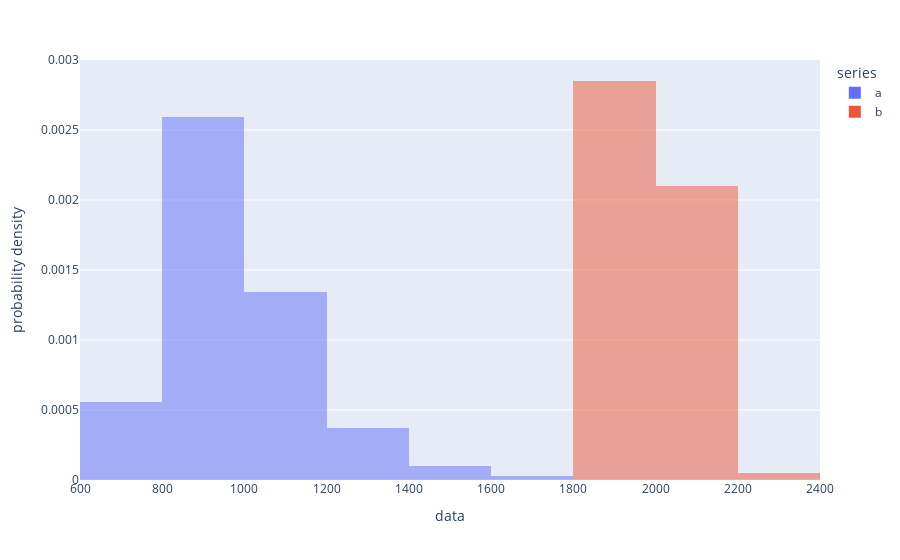

The notebook cell saved with this chart:
### Code cell
x0 = X1
# Add 1 to shift the mean of the Gaussian distribution
x1 = X2

df =pd.DataFrame(dict(
    series=np.concatenate((["a"]*len(x0), ["b"]*len(x1))), 
    data  =np.concatenate((x0,x1))
))

px.histogram(df, x="data", color="series", barmode="overlay", nbins=10, histnorm='probability density')
# px.histogram(df, x="data", color="series", barmode="overlay")

### Figure 1 — Plotly figure (JSON) as saved in the notebook; plotly's stock layout.template omitted (floating-point values rounded to 4 significant figures; data arrays with more than 128 entries replaced by an {"elided": "..."} marker saying what was removed)
{"data": [{"alignmentgroup": "True", "bingroup": "x", "histnorm": "probability density", "hovertemplate": "series=a<br>data=%{x}<br>probability density=%{y}<extra></extra>", "legendgroup": "a", "marker": {"color": "#636efa", "opacity": 0.5, "pattern": {"shape": ""}}, "name": "a", "nbinsx": 10, "offsetgroup": "a", "orientation": "v", "showlegend": true, "type": "histogram", "x": {"elided": "2316 float values"}, "xaxis": "x", "yaxis": "y"}, {"alignmentgroup": "True", "bingroup": "x", "histnorm": "probability density", "hovertemplate": "series=b<br>data=%{x}<br>probability density=%{y}<extra></extra>", "legendgroup": "b", "marker": {"color": "#EF553B", "opacity": 0.5, "pattern": {"shape": ""}}, "name": "b", "nbinsx": 10, "offsetgroup": "b", "orientation": "v", "showlegend": true, "type": "histogram", "x": [1994.0, 2027.0, 2007, 2006.0, 1991.0, 1974.0, 1977.0, 1986.0, 1992.0, 1940.0, 1937.0, 1944.0, 1994.0, 2003.0, 1990.0, 1996.0, 1985.0, 1988.0, 1991.0, 1966.0, 1914.0, 1911.0, 1934.0, 1897.0, 1957.0, 1939.0, 1961.0, 1937.0, 1984.0, 2016.0, 2055.0, 2099.0, 2050.0, 1941, 1895, 1877.0, 1842.0, 1895.0, 1926.0, 1931.0, 1924.0, 1924.0, 1951.0, 1956.0, 1974.0, 2056.0, 2042.0, 2033.0, 2060.0, 2083.0, 2068.0, 2080.0, 2008.0, 2023.0, 2061, 2144.0, 2086.0, 2102.0, 2106, 2202.0, 2176.0, 2179.0, 2191.0, 2191.0, 2182.0, 2138.0, 2109.0, 2101.0, 2055.0, 2009.0, 2082, 2062.0, 2088.0, 2047.0, 1991.0, 1995.0, 2029.0, 2003.0, 2022.0, 1993.0, 1984.0, 2003.0, 2005.0, 1982.0, 1911.0, 1932.0, 1944.0, 1932.0, 1902.0, 1901.0, 1906.0, 1904.0, 1938.0, 1989.0, 1997.0, 2024.0, 1994.0, 1959.0, 1917.0, 1920.0], "xaxis": "x", "yaxis": "y"}], "layout": {"barmode": "overlay", "legend": {"title": {"text": "series"}, "tracegroupgap": 0}, "margin": {"t": 60}, "xaxis": {"anchor": "y", "domain": [0, 1], "title": {"text": "data"}}, "yaxis": {"anchor": "x", "domain": [0, 1], "title": {"text": "probability density"}}}}
